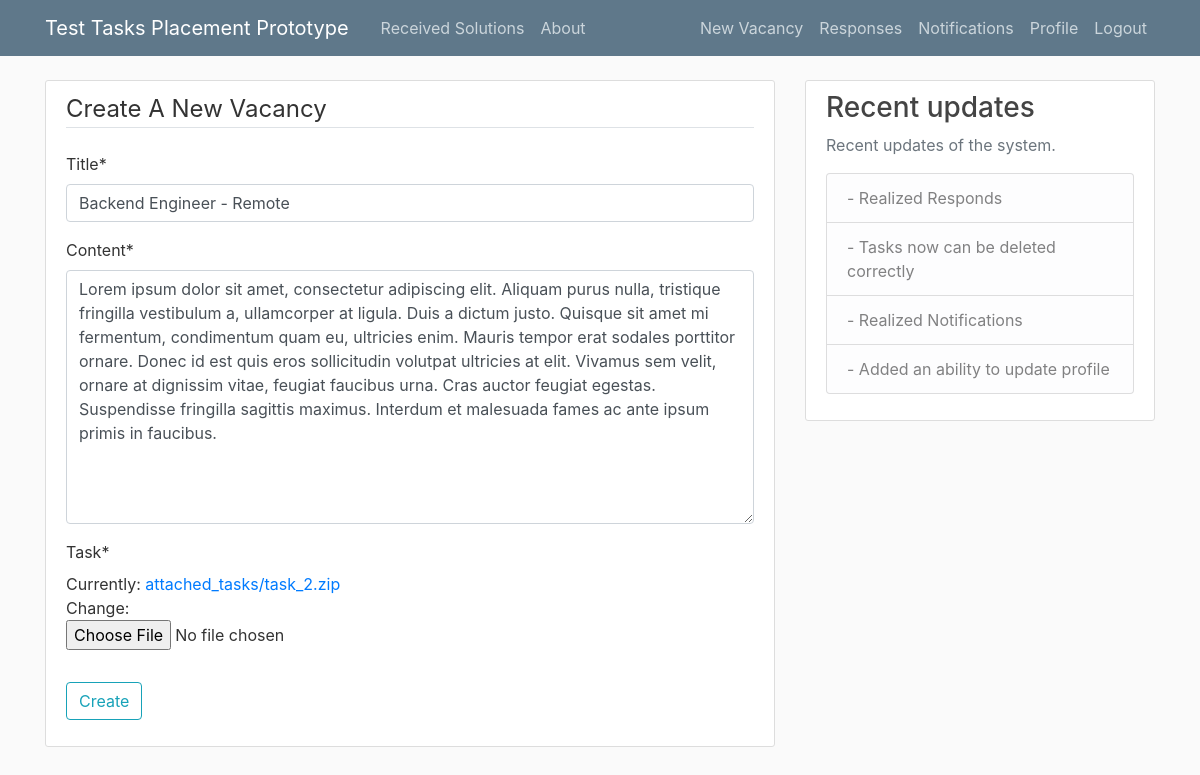
Page /vacancy/47/update/ (signed in) on the committed database.
### test_app/models.py (models this page shows, shortened)
class Vacancy(models.Model):
    title = models.CharField(max_length=100)
    content = models.TextField()
    date_posted = models.DateTimeField(default=timezone.now)
    author = models.ForeignKey(User, on_delete=models.CASCADE)
    task = models.FileField(upload_to='attached_tasks', default='NULL')

### test_app/views.py (the view, shortened to what this page needs)
# urls.py: path('vacancy/<int:pk>/update/', VacancyUpdateView.as_view(), name='vacancy-update'),
class VacancyUpdateView(LoginRequiredMixin, UserPassesTestMixin, UpdateView):
    model = Vacancy
    fields = ['title', 'content', 'task']
    def test_func(self):
        vacancy = self.get_object()  # getting the current vacancy(which we're trying to update)
        if self.request.user == vacancy.author:
            return True
        else:
            return False

### test_app/templates/test_app/vacancy_form.html (shortened to what this page needs)
{% extends "test_app/base.html" %}
{% load crispy_forms_tags %}
{% block content %}
    <div class="content-section">
        <form method="POST" enctype="multipart/form-data">
            <fieldset class="form-group">
                <legend class="border-bottom mb-4">Create A New Vacancy</legend>
                {{ form|crispy }}
            </fieldset>
            <div class="form-group">
                <button class="btn btn-outline-info" type="submit">Create</button>
            </div>
        </form>
    </div>
{% endblock content %}

### test_app/static/test_app/main.css (style rules this page uses)
body { background: #fafafa; color: #333333; margin-top: 5rem; }
.content-section { background: #ffffff; padding: 10px 20px; border: 1px solid #dddddd; border-radius: 3px; margin-bottom: 20px; }

### rows in the picture
Vacancy: title "Backend Engineer - Remote", content "Lorem ipsum dolor sit amet, consectetur adipiscing elit. Aliquam purus nulla, tristique fringilla vestibulum a, ullamcorper at ligula. Duis a dictum justo. Quisque sit amet mi fermentum, condimentum quam eu, ultricies enim. Mauris tempor erat sodales porttitor ornare. Donec id est quis eros sollicitudin volutpat ultricies at elit. Vivamus sem velit, ornare at dignissim vitae, feugiat faucibus urna. Cras auctor feugiat egestas. Suspendisse fringilla sagittis maximus. Interdum et malesuada fames ac ante ipsum primis in faucibus."
